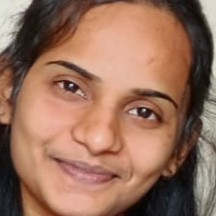
#> input picture images/1003.jpg, 216 x 216 px, given as the content of the folder Image, which was not available
$ python cnn-main.py
#> lines starting #> are read from the running program, lines starting #| are printed output that depends on the picture; pictures that were not available may be replaced by others from this repository, and a replacement may not be noted
import cv2
import numpy as np
import os
from random import shuffle
from tqdm import tqdm


# [33 lines left out: function generate_dataset, not called in this run]

# generate_dataset()


import numpy as np

def my_label(image_name):
    name = image_name.split('.')[-2]
    # suppose your dataset contains three person
    if name == "fevi":
        return np.array([1, 0])


def my_data():
    data = []
    for img in tqdm(os.listdir("Image")):
        path=os.path.join("Image",img)
        img_data = cv2.imread(path, cv2.IMREAD_GRAYSCALE)
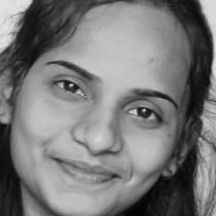
#> img_data: shape (216, 216); min 2, max 230, mean 120.8
        img_data = cv2.resize(img_data, (50,50))
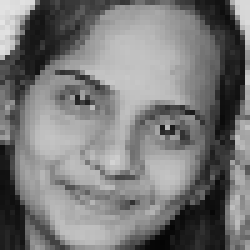
#> img_data: shape (50, 50) (shown 5 times larger); min 4, max 228, mean 120.7
        data.append([np.array(img_data), my_label(img)])
    shuffle(data)
    return data
data = my_data()
#> data = 1 item

train = data[:14]
#> train = 1 item
test = data[14:]
#> test = []
X_train = np.array([i[0] for i in train]).reshape(-1,50,50,1)
print(X_train.shape)
#| (1, 50, 50, 1)
y_train = [i[1] for i in train]
#> y_train = 1 item
X_test = np.array([i[0] for i in test]).reshape(-1,50,50,1)
#> X_test = empty array
print(X_test.shape)
#| (0, 50, 50, 1)
y_test = [i[1] for i in test]
#> y_test = []


import tensorflow as tf
from tensorflow.keras.layers import Conv2D, MaxPooling2D, Input, Dropout, Flatten, Dense
from tensorflow.keras.models import Sequential
from tensorflow.keras.optimizers import Adam

tf.keras.backend.clear_session()
#> (this line was passed over: tensorflow is not available in this run)

#> (the run stopped early here; a loop or call above may not have finished)

$ run again, on images/1004.jpg
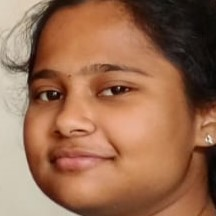
#> input picture images/1004.jpg, 216 x 216 px, given as the content of the folder Image, which was not available
#> in my_data, `img_data = cv2.imread(path, cv2.IMREAD_GRAYSCALE)`:
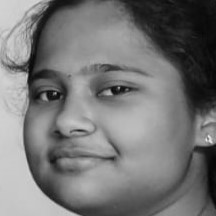
#> img_data: shape (216, 216); min 3, max 229, mean 118
#> in my_data, `img_data = cv2.resize(img_data, (50,50))`:
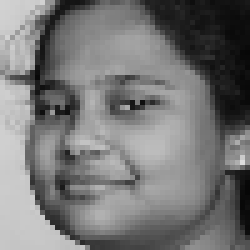
#> img_data: shape (50, 50) (shown 5 times larger); min 6, max 221, mean 117.9
#> data = 1 item
#> test = []
#| (1, 50, 50, 1)
#> y_train = 1 item
#> X_test = empty array
#| (0, 50, 50, 1)
#> y_test = []

$ run again, on images/1005.jpg
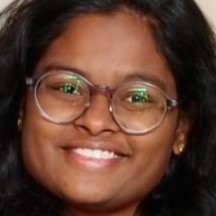
#> input picture images/1005.jpg, 216 x 216 px, given as the content of the folder Image, which was not available
#> in my_data, `img_data = cv2.imread(path, cv2.IMREAD_GRAYSCALE)`:
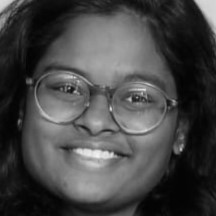
#> img_data: shape (216, 216); min 1, max 244, mean 70.1
#> in my_data, `img_data = cv2.resize(img_data, (50,50))`:
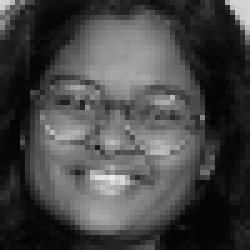
#> img_data: shape (50, 50) (shown 5 times larger); min 3, max 236, mean 70
#> data = 1 item
#> test = []
#| (1, 50, 50, 1)
#> y_train = 1 item
#> X_test = empty array
#| (0, 50, 50, 1)
#> y_test = []
